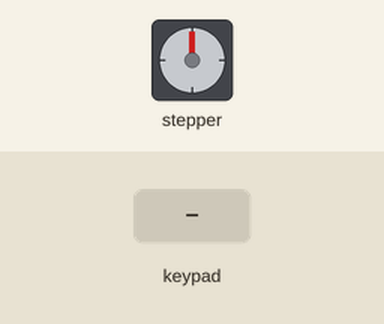
The sketch below on a simulated Arduino Uno, built with avr-gcc and run on an emulated ATmega328P. Shown: stepper motor. Wiring (inferred from the names in the program): stepper motor (2048 steps per turn assumed): coils pin 10, pin 11, pin 12, pin 13. The test bench sets the inputs (shaded band). What the sketch prints to the serial monitor is not drawn.

Above: at 1.2 s.
1.3 s: keypad keys 9 8 7 6 # pressed 0.4 s apart
Timing chart, 0 to 67.8 s (numbered marks = the images above; inputs shaded):
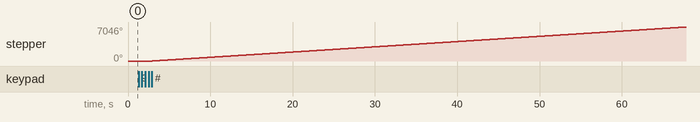

The sketch:

keypad-stepper.ino
```cpp
//#include <Key.h>
#include <Keypad.h>

const byte ROWS = 4;
const byte COLS = 4;

// Motor pins

const int motorPin1 = 10;   // Blue   - 28BYJ48 pin 1
const int motorPin2 = 11;   // Pink   - 28BYJ48 pin 2
const int motorPin3 = 12;   // Yellow - 28BYJ48 pin 3
const int motorPin4 = 13;   // Orange - 28BYJ48 pin 4
                            // Red    - 28BYJ48 pin 5 (VCC)

const char keys[ROWS][COLS] = {
  {'1', '2', '3', 'A'},
  {'4', '5', '6', 'B'},
  {'7', '8', '9', 'C'},
  {'*', '0', '#', 'D'},
};

const int max_digits = 4;

const int  motor_delay     = 1600;   // us delay between steps, 1600 is absolute minimum
const long counts_per_rev  = 512;    // Number of complete steps per full revolution
const int  motor_bits[]    = {B01100, B00110, B00011, B01001};

byte rowPins[ROWS] = { 9, 8, 7, 6 };
byte colPins[COLS] = { 5, 4, 3, 2 };

Keypad keypad = Keypad(makeKeymap(keys), rowPins, colPins, ROWS, COLS);

int degrees     = 0;
byte digits     = 0;
bool clockwise  = true;

void setup() {
  // Set the motor pins as outputs

  pinMode(motorPin1, OUTPUT);
  pinMode(motorPin2, OUTPUT);
  pinMode(motorPin3, OUTPUT);
  pinMode(motorPin4, OUTPUT);

  Serial.begin(9600);
}

void loop() {
  char key = keypad.getKey();

  if (key != NO_KEY) {
    Serial.print(key);
    Serial.print(": ");

    if (key >= '0' && key <= '9') {
      int value = key - '0';

      if (digits < max_digits) {
        degrees = (degrees * 10) + value;
        ++digits;
        Serial.print(degrees);
      }
    }
    else {
      switch (key) {
        case '*':   // Backspace
          if (digits > 0) {
            --digits;
            degrees /= 10;
          }
          break;

        case '#':   // Enter
          if (degrees != 0) {
            rotate(degrees);
            degrees = 0;
            digits = 0;
          }
          break;

        case 'C':   // Swap 'C'lockwise / Anti
          clockwise = !clockwise;
          Serial.print(clockwise ? "" : "Anti-");
          Serial.print("Clockwise");
          break;
      }
    }

    Serial.println();
  }
}

void rotate(int degrees) {
  int steps = counts_per_rev * degrees / 360;

  Serial.print(degrees);
  Serial.print(" deg: rotate ");
  Serial.print(steps);
  Serial.print(clockwise ? " clockwise" : " anti-clockwise");

  for (int i = 0; i < steps; ++i)
    clockwise ? turn_clockwise() : turn_anticlockwise();
}

//////////////////////////////////////////////////////////////////////////////
// Set pins to ULN2003 high in sequence from 1 to 4
// delay "motor_delay" between each pin setting (to determine speed)

void turn_anticlockwise()
{
  for (int i = 0; i < 4; ++i)
  {
    setOutput(i);
    delayMicroseconds(motor_delay);
  }
}

void turn_clockwise()
{
  for (int i = 3; i >= 0; --i)
  {
    setOutput(i);
    delayMicroseconds(motor_delay);
  }
}

void setOutput(int out)
{
  digitalWrite(motorPin1, bitRead(motor_bits[out], 0));
  digitalWrite(motorPin2, bitRead(motor_bits[out], 1));
  digitalWrite(motorPin3, bitRead(motor_bits[out], 2));
  digitalWrite(motorPin4, bitRead(motor_bits[out], 3));
}
```

Measured:
- after the input at 1.3 s, stepper: keeps turning clockwise at about 109°/s, starting after 1.6 s
